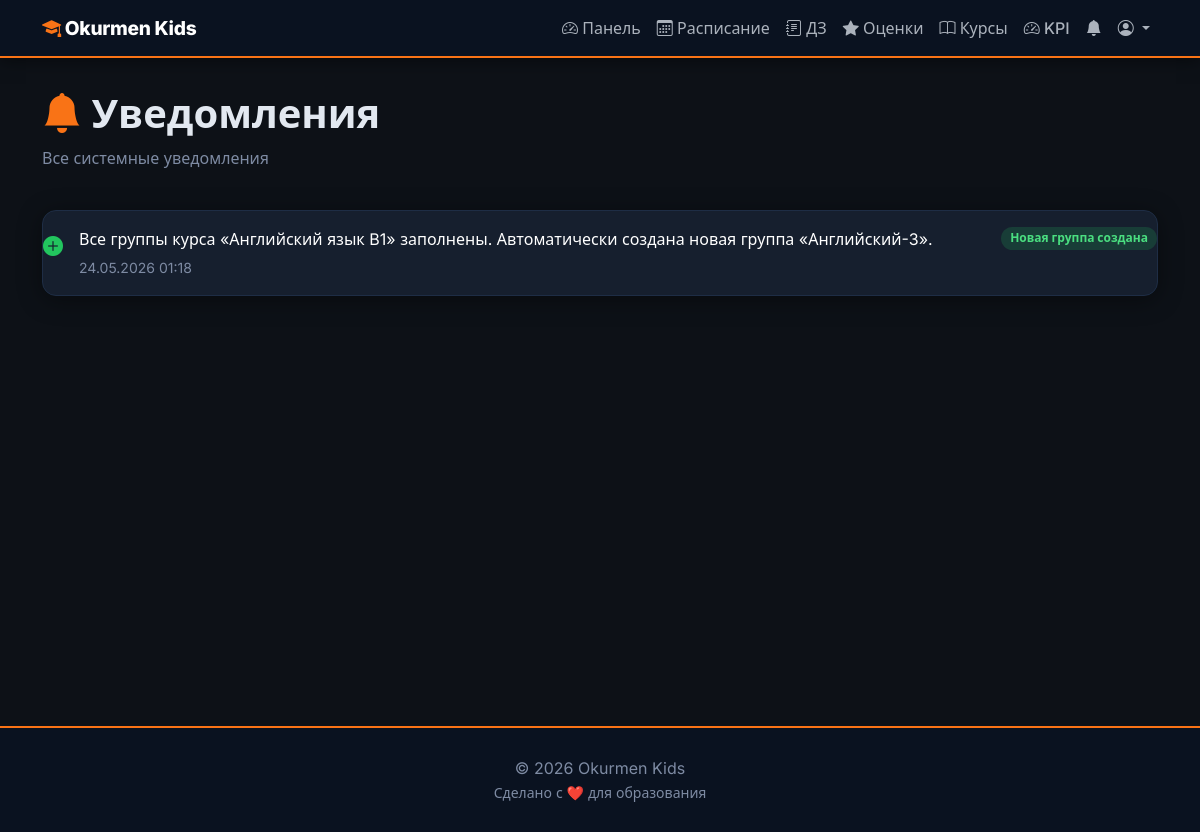
Screenshot of /notifications/ (signed in) with the database file from the repository.
### education/models/notification.py (models this page shows, shortened)
class Notification(models.Model):
    TYPE_CHOICES = (
        ('group_full',    'Группа заполнена'),
        ('group_created', 'Новая группа создана'),
        ('general',       'Общее'),
    )
    recipient = models.ForeignKey(User, on_delete=models.CASCADE, related_name='notifications')
    message = models.TextField()
    notification_type = models.CharField(max_length=20, choices=TYPE_CHOICES, default='general')
    is_read = models.BooleanField(default=False)
    created_at = models.DateTimeField(auto_now_add=True)
    class Meta:
        verbose_name = 'Уведомление'
        verbose_name_plural = 'Уведомления'
        ordering = ['-created_at']

### education/views.py (the view)
# urls.py: path('notifications/', views.notifications_list, name='notifications'),
@login_required
def notifications_list(request):
    notifs = Notification.objects.filter(recipient=request.user).order_by('-created_at')
    notifs.filter(is_read=False).update(is_read=True)
    return render(request, 'notifications.html', {'notifications': notifs})

### education/context_processors.py (called while the page is built)
def notifications(request):
    if not request.user.is_authenticated:
        return {}
    if request.user.role not in ('admin', 'mentor'):
        return {}
    unread_count = Notification.objects.filter(recipient=request.user, is_read=False).count()
    recent = Notification.objects.filter(recipient=request.user).order_by('-created_at')[:10]
    return {
        'unread_notifications_count': unread_count,
        'recent_notifications': recent,
    }

### education/templates/notifications.html (shortened to what this page needs)
{% extends 'base.html' %}
{% block content %}
<div class="d-flex justify-content-between align-items-center mb-4">
    <div>
        <h1 class="fw-bold"><i class="bi bi-bell-fill" style="color:var(--ok-accent)"></i> Уведомления</h1>
        <p class="ok-muted">Все системные уведомления</p>
    </div>
</div>
<div class="card">
    <div class="card-body p-0">
        {% if notifications %}
        <div class="list-group list-group-flush">
            {% for n in notifications %}
            <div class="list-group-item py-3 {% if not n.is_read %}fw-semibold{% endif %}"
                 style="{% if not n.is_read %}background:rgba(255,100,0,.06);{% endif %}border-color:var(--ok-border);">
                <div class="d-flex align-items-start gap-3">
                    <div class="mt-1">
                        {% if n.notification_type == 'group_full' %}
                            <i class="bi bi-exclamation-circle-fill text-warning fs-5"></i>
                        {% elif n.notification_type == 'group_created' %}
                            <i class="bi bi-plus-circle-fill text-success fs-5"></i>
                        {% else %}
                            <i class="bi bi-info-circle-fill text-info fs-5"></i>
                        {% endif %}
                    </div>
                    <div class="flex-grow-1">
                        <p class="mb-1" style="color:var(--ok-white);">{{ n.message }}</p>
                        <small class="ok-muted">{{ n.created_at|date:"d.m.Y H:i" }}</small>
                    </div>
                    <span class="badge {% if n.notification_type == 'group_full' %}bg-warning{% elif n.notification_type == 'group_created' %}bg-success{% else %}bg-secondary{% endif %}">
                        {{ n.get_notification_type_display }}
                    </span>
                </div>
            </div>
            {% endfor %}
        </div>
        {% else %}
        <div class="text-center py-5 ok-muted">
            <i class="bi bi-bell-slash" style="font-size:3rem;"></i>
            <p class="mt-3">Нет уведомлений</p>
        </div>
        {% endif %}
    </div>
</div>
{% endblock %}

### static/css/theme.css (style rules this page uses)
:root { --ok-bg: #0d1117; --ok-surface: #161f2e; --ok-surface-2: #1e2d45; --ok-nav: #0a1220; --ok-primary: #0d2461; --ok-accent: #f97316; --ok-accent-dark: #ea580c; --ok-accent-soft: rgba(249,115,22,.12); --ok-text: #e2e8f0; --ok-muted: #7e8ba3; --ok-white: #ffffff; --ok-border: #1e2d45; --ok-border-2:#263850; --ok-success: #22c55e; --ok-warning: #f59e0b; --ok-danger: #ef4444; --ok-info: #38bdf8; --ok-radius: 14px; --ok-radius-sm: 10px; --ok-shadow: 0 4px 24px rgba(0,0,0,.40); --ok-shadow-lg: 0 12px 48px rgba(0,0,0,.55); }
.text-success { color: var(--ok-success) !important; }
*, *::before, *::after { box-sizing: border-box; }
body { font-family: 'Inter', ui-sans-serif, system-ui, -apple-system, Segoe UI, Roboto, Helvetica, Arial, "Apple Color Emoji", "Segoe UI Emoji"; color: var(--ok-text); background: var(--ok-bg); -webkit-font-smoothing: antialiased; -moz-osx-font-smoothing: grayscale; }
.card { background: var(--ok-surface); border: 1px solid var(--ok-border); border-radius: var(--ok-radius); box-shadow: var(--ok-shadow); color: var(--ok-text); transition: box-shadow .25s ease, transform .25s ease; }
.card-body { color: var(--ok-text); }
.card .list-group-item { border: 0; padding-left: 0; padding-right: 0; }
.badge { border-radius: 999px; padding: .45em .75em; font-weight: 700; font-size: .75rem; }
.badge.bg-success { background: rgba(34,197,94,.18) !important; color: #4ade80; }
.list-group-item { background: transparent; color: var(--ok-text); border-color: var(--ok-border); }
.list-group-flush > .list-group-item { border: 0; }
.ok-muted { color: var(--ok-muted) !important; }

### rows the page displays
Notification: message "Все группы курса «Английский язык B1» заполнены. Автоматически создана новая группа «Английский-3».", created_at "24.05.2026 01:18", notification_type "Новая группа создана"
